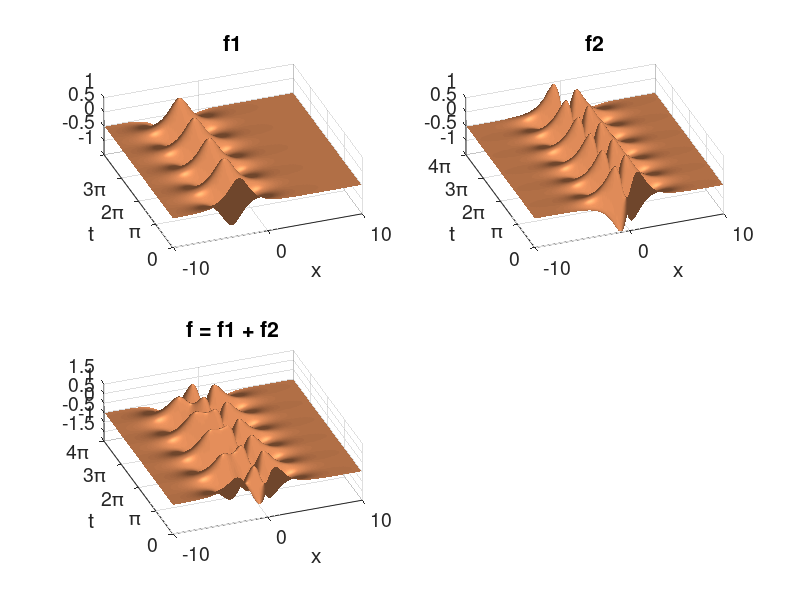

Source code (MATLAB):
clear all, close all, clc;

%% Define time and space discretizations
xi = linspace(-10,10,400);
t = linspace(0,4*pi,200); 
dt = t(2) - t(1);
[Xgrid,T] = meshgrid(xi,t);

%% Create two spatio-temporal patterns
f1 = sech(Xgrid+3).*(1*exp(1j*2.3*T));                      % standard
% f1 = sech(Xgrid + 6 - T).*exp(1j*2.3*T);                    % for translation
% f1 = 0.5.*(sech(Xgrid + 5)).*(exp(1j*2.3*T)).*(tanh(T-pi)-tanh(T-3*pi));
                                                            % for transient behavior
% f1 = sech(0.2*T).*sech(0.9*Xgrid+7-T).*sqrt(Xgrid).*sqrt(T).*exp(1j*2.8*T);
                                                            % special case
f2 = (sech(Xgrid).*tanh(Xgrid)).*(2*exp(1j*2.8*T));         % standard

%% Combine signals and make data matrix
f = f1 + f2;
X = f.'; % Data Matrix

%% Visualize f1, f1 and f
figure, subplot(2,2,1); 
surfl(real(f1)); 
shading interp; colormap("copper"); view(-20,60);
set(gca, 'YTick', numel(t)/4 * (0:4)), 
set(gca, 'Yticklabel',{'0','\pi','2\pi','3\pi',4*pi});
set(gca, 'XTick', linspace(1,numel(xi),3)), 
set(gca, 'Xticklabel',{'-10', '0', '10'});
title('f1');
xlabel('x');
ylabel('t');
set(gca, 'FontSize', 14)
subplot(2,2,2);
surfl(real(f2));
shading interp; colormap("copper"); view(-20,60);
set(gca, 'YTick', numel(t)/4 * (0:4)), 
set(gca, 'Yticklabel',{'0','\pi','2\pi','3\pi','4\pi'});
set(gca, 'XTick', linspace(1,numel(xi),3)), 
set(gca, 'Xticklabel',{'-10', '0', '10'});
title('f2');
xlabel('x');
ylabel('t');
set(gca, 'FontSize', 14)
subplot(2,2,3);
surfl(real(f)); 
shading interp; colormap("copper"); view(-20,60);
set(gca, 'YTick', numel(t)/4 * (0:4)), 
set(gca, 'Yticklabel',{'0','\pi','2\pi','3\pi','4\pi'});
set(gca, 'XTick', linspace(1,numel(xi),3)), 
set(gca, 'Xticklabel',{'-10', '0', '10'});
title('f = f1 + f2');
xlabel('x');
ylabel('t');
set(gca, 'FontSize', 14)

